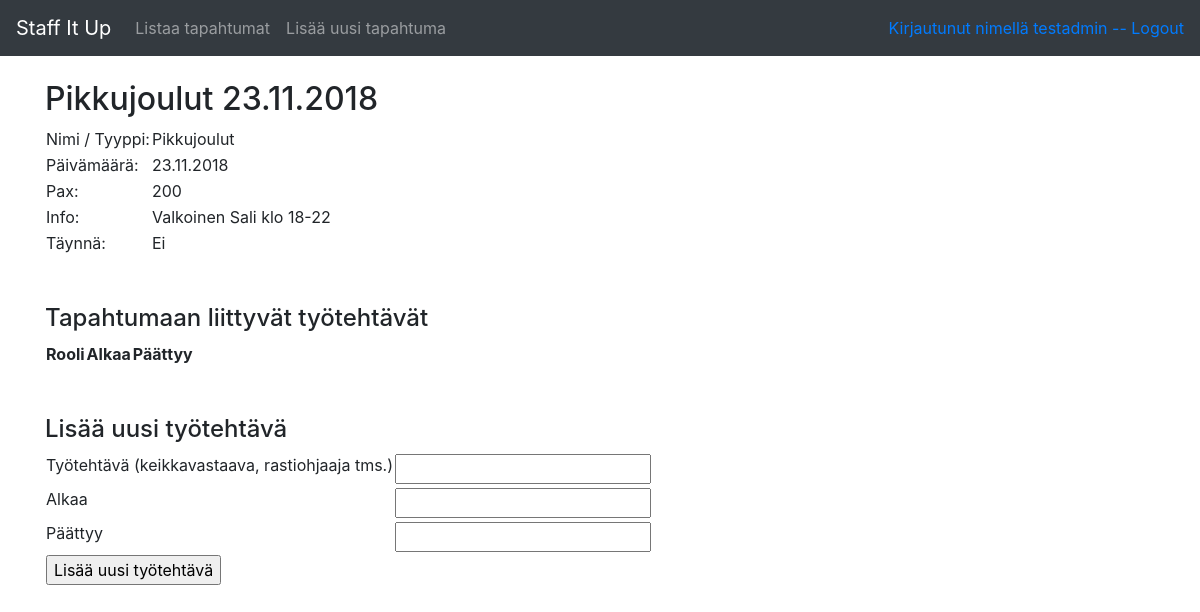
The app's page /admin/events/1/details (signed in), older data.
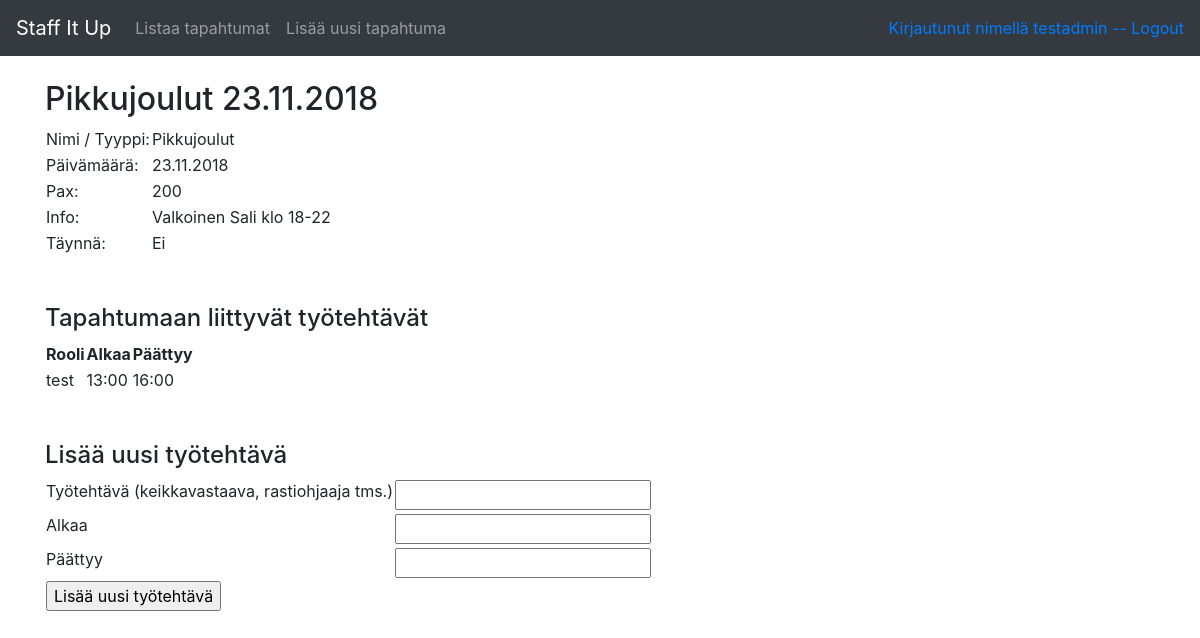
The same page, newer data.
### application/assignments/models.py (models this page shows, shortened)
class Assignment(db.Model):
    id = db.Column(db.Integer, primary_key=True)
    starttime = db.Column(db.Time, nullable=False)
    endtime = db.Column(db.Time, nullable=False)
    role = db.Column(db.String(144), nullable=False)
    event_id = db.Column(db.Integer, db.ForeignKey('event.id'),
       nullable=False)
    users = db.relationship("User", secondary="account_assignment")

### application/events/views.py (the view)
@app.route("/admin/events/<event_id>/details", methods=["GET"])
@login_required(role="admin")
def event_details(event_id):
    event = Event.query.get(event_id)
    return render_template("admin/events/event.html", event=event, form=AssignmentForm(), assignments=event.assignments)

### application/assignments/forms.py
class AssignmentForm(FlaskForm):
    role = StringField("Työtehtävä (keikkavastaava, rastiohjaaja tms.)", [validators.Length(min=2, message="Työtehtävän tulee olla vähintään 2 merkkiä pitkä"),
                                                        validators.Length(max=144, message="Työtehtävän pituus voi olla maksimissaan 144 merkkiä")])
    starttime = TimeField("Alkaa", [validators.Required(message="Syötä aika muodossa HH:MM")], format='%H:%M')
    endtime = TimeField("Päättyy", [validators.Required(message="Syötä aika muodossa HH:MM")], format='%H:%M')
    class Meta:
        csrf = False

### application/__init__.py (called while the page is built)
@login_manager.user_loader
def load_user(user_id):
    return User.query.get(user_id)

### application/auth/models.py (called while the page is built)
    def is_authenticated(self):
        return True

### application/templates/admin/events/event.html (shortened to what this page needs)
{% extends "admin/layout.html" %}
{% block body %}
<h2>{{ event.type }} {{ event.date.strftime("%d.%m.%Y") }}</h2>
  <table>
    <tr>
      <td>Nimi / Tyyppi: </td>
      <td>{{ event.type }}</td>
    </tr>
    <tr>
      <td>Päivämäärä: </td>
      <td>{{ event.date.strftime("%d.%m.%Y") }}</td>
    </tr>
    <tr>
      <td>Pax: </td>
      <td>{{ event.pax }}</td>
    </tr>
    <tr>
      <td>Info: </td>
      <td>{{ event.info }}</td>
    </tr>
    <tr>
      <td>Täynnä: </td>
      {% if event.staffed  %}
      <td>Kyllä</td>
      {% else %}
      <td>Ei</td>
      {% endif %}
    </tr>
  </table>
  <br><br>
  <h4>Tapahtumaan liittyvät työtehtävät</h4>
  <table>
    <tr>
      <th>Rooli</th>
      <th>Alkaa</th>
      <th>Päättyy</th>
    </tr>
    {% for assignment in assignments %}
    <tr>
      <td> {{ assignment.role }}</a>
      </td>
      <td>{{ assignment.starttime.strftime("%H:%M") }}</td>
      <td>{{ assignment.endtime.strftime("%H:%M") }}</td>
    </tr>
    {% endfor %}
  </table>
  <br><br>
  <h4>Lisää uusi työtehtävä</h4>
  <form method="POST" action="{{ url_for('assignment_create', event_id=event.id) }}">
    <table>
      <tr>
        <td>
          {{ form.role.label }}
        </td>
        <td>
          {{ form.role }}
        </td>
        <td>
  	    </td>
      </tr>
      <tr>
        <td>
          {{ form.starttime.label }}
        </td>
        <td>
          {{ form.starttime }}
        </td>
        <td>
  	    </td>
      </tr>
      <tr>
        <td>
          {{ form.endtime.label }}
        </td>
        <td>
          {{ form.endtime }}
        </td>
        <td>
        </td>
      </tr>
      <tr>
        <td colspan="2">
         <input type="submit" value="Lisää uusi työtehtävä"/>
         </td>
       </tr>
    </table>
  </form>
{% endblock %}

Row changes from the older to the newer data that the page shows:
added Assignment: role "test", starttime "13:00", endtime "16:00"
